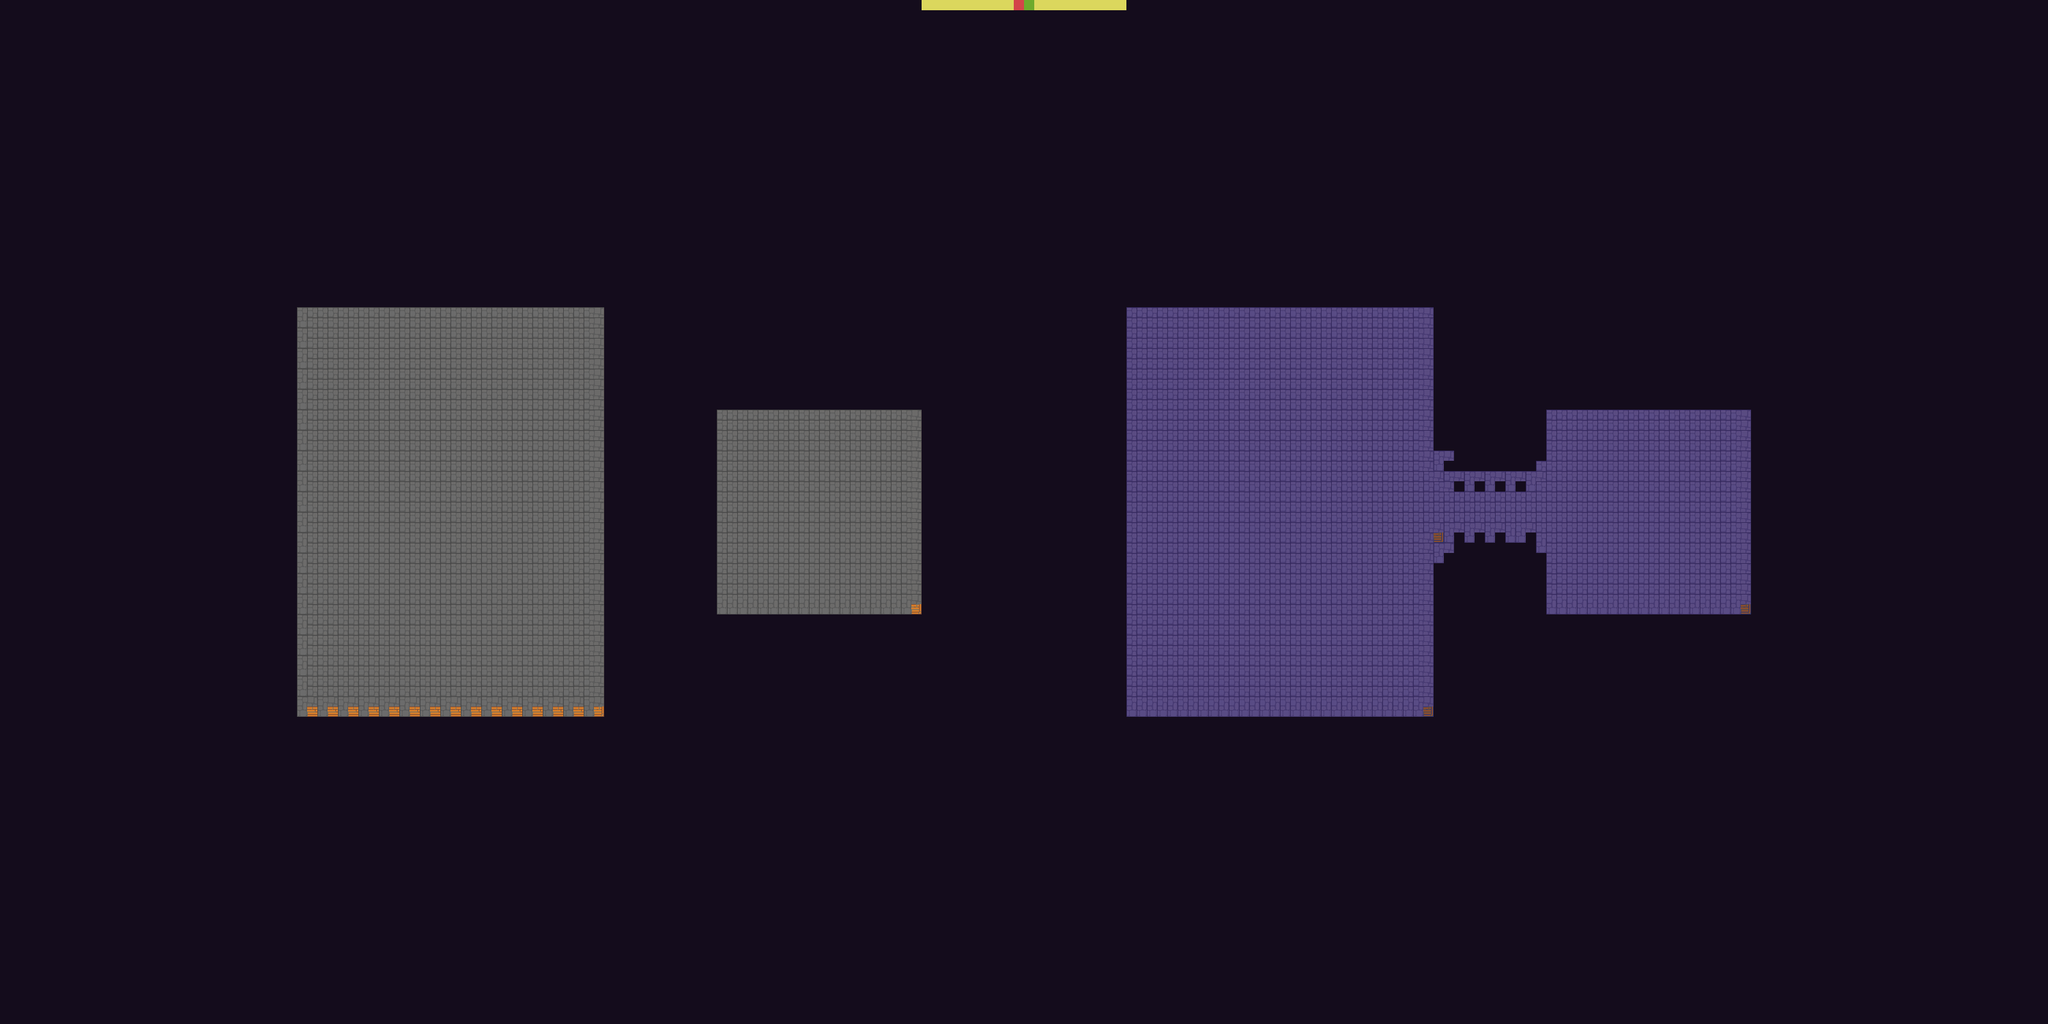

Below is a game level as drawn by its tile map, then a one-line description and the .tmx that defines it (tile-layer data replaced by summaries):
An orthogonal 200x100 tile map with 16x16 px tiles, 1 tile layer (Camada de Tiles 1), 3 tilesets.

<map version="1.0" tiledversion="1.1.5" orientation="orthogonal" renderorder="left-down" width="200" height="100" tilewidth="16" tileheight="16" infinite="0" nextobjectid="1">
 <tileset firstgid="1" source="../Tilesets/floor.tsx" />
 <tileset firstgid="820" source="real_world.tsx" />
 <tileset firstgid="821" source="spirit_world.tsx" />
 <layer name="Camada de Tiles 1" width="200" height="100">
  <data>[20000 cells, 20000 non-empty, 18 distinct tile ids]</data>
 </layer>
</map>
